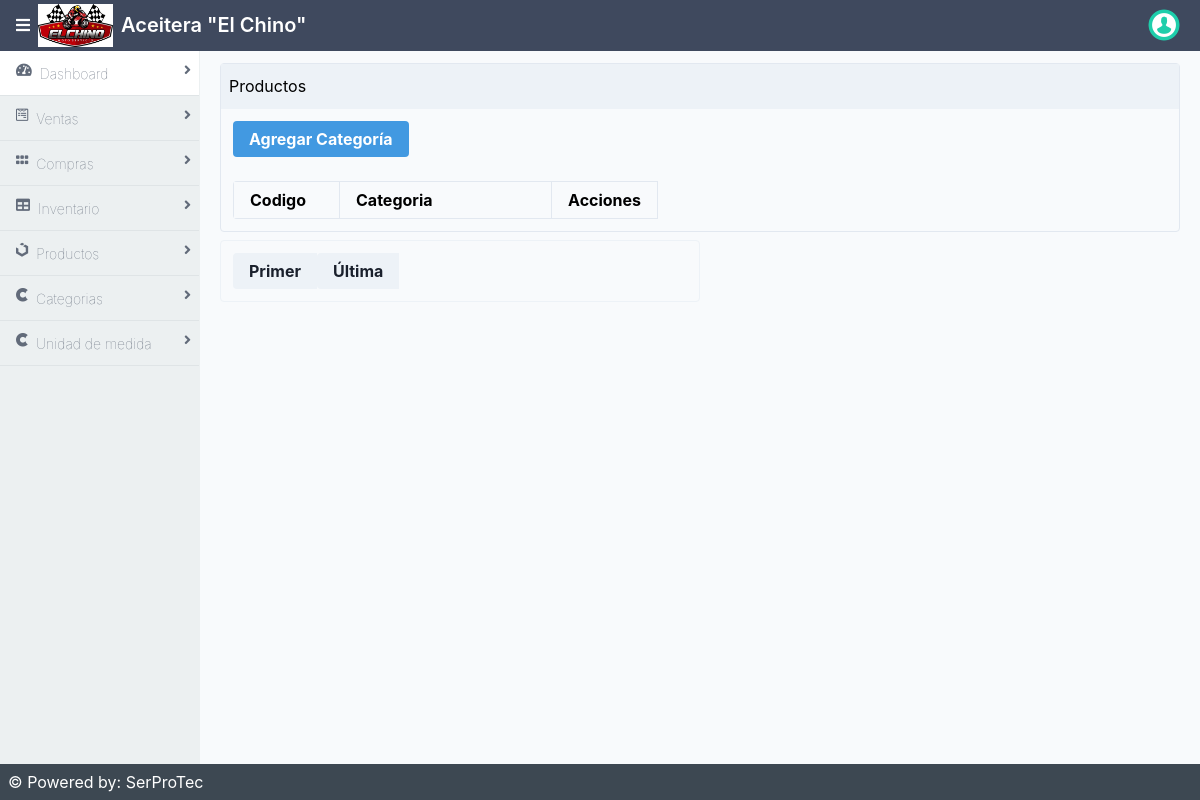
The app's page /sistema/vistaCategorias.php, older data.
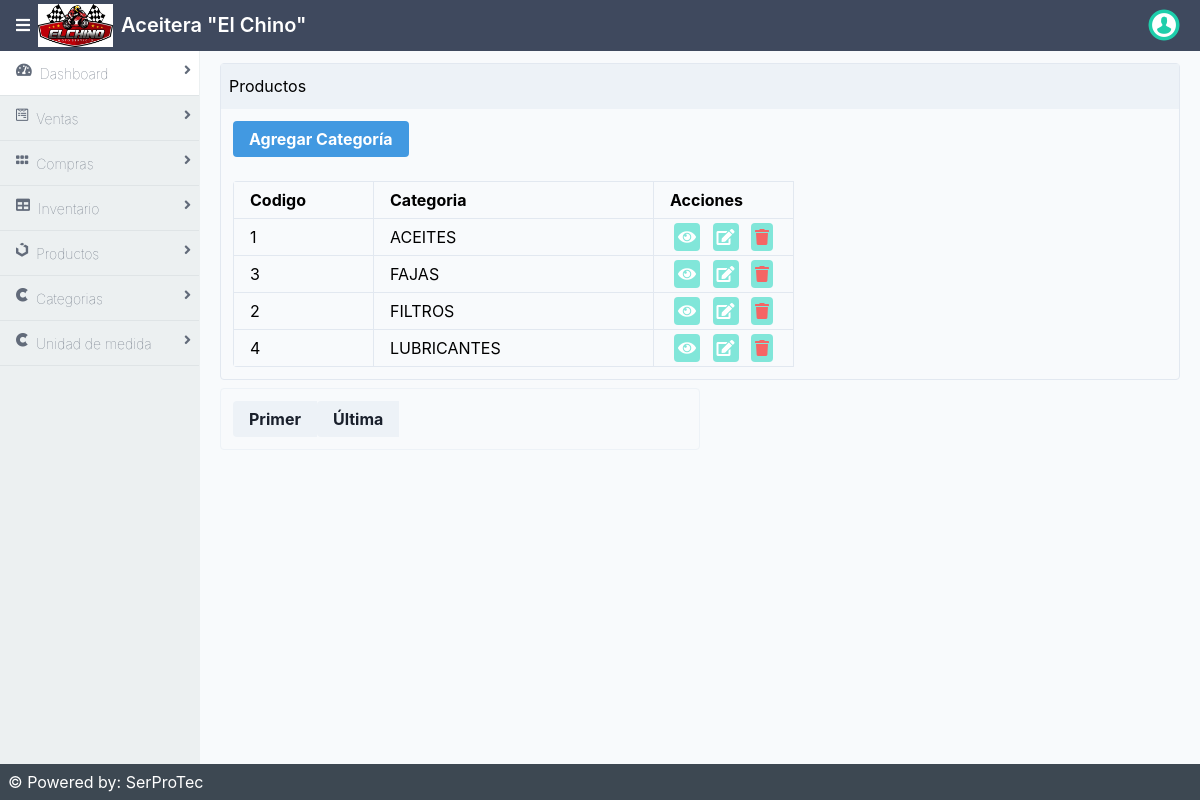
The same page, newer data.
### tables this page shows
CREATE TABLE `CATEGORIAS` (
  `ID_CATEGORIA` int(11) NOT NULL,
  `CATEGORIA` varchar(50) NOT NULL,
  `ESTATUS` int(11) NOT NULL DEFAULT 1
);

### sistema/vistaCategorias.php (the view, shortened to what the changed rows need)
<?php
include "../conexion.php";
?>
<!DOCTYPE html>
<html lang="en">
<head>
    <?php
    include '../includes/includes.php';
    ?>
</head>
<body>
    <div class="mx-auto bg-grey-lightest">
        <div class="min-h-screen flex flex-col">
            <?php
            include '../includes/header.php';
            ?>
            <div class="flex flex-1">
                <main class="bg-white-500 flex-1 p-3 overflow-hidden">
                    <div class="flex flex-col">
                        <div class="flex flex-1  flex-col md:flex-row lg:flex-row mx-2">
                            <div class="mb-2 border-solid border-gray-300 rounded border shadow-sm w-full">
                                <div class="p-3">
                                    <table class="table-responsive w-full rounded">
                                        <thead>
                                            <tr>
                                                <th class="border w-1/8 px-4 py-2">Codigo</th>
                                                <th class="border w-1/2 px-4 py-2">Categoria</th>
                                                <th class="border w-1/4 px-4 py-2">Acciones</th>
                                            </tr>
                                        </thead>
                                        <?php
                                        $reg_pagina = 5;
                                        if (empty($_GET['pagina'])) {
                                            $pagina = 1;
                                        } else {
                                            $pagina = $_GET['pagina'];
                                        }
                                        $desde = ($pagina - 1) * $reg_pagina;
                                        $consulta_productos = mysqli_query($conection, "SELECT * FROM `CATEGORIAS` WHERE ESTATUS = '1'
                                                                                        ORDER BY CATEGORIA LIMIT $desde,$reg_pagina;");
                                        $resultado = mysqli_num_rows($consulta_productos);
                                        if ($resultado > 0) {
                                            while ($datos_obtenidos = mysqli_fetch_array($consulta_productos)) {
                                        ?>
                                                <tbody>
                                                    <tr>
                                                        <td class="border px-4 py-2"><?php echo $datos_obtenidos['ID_CATEGORIA']; ?></td>
                                                        <td class="border px-4 py-2"><?php echo $datos_obtenidos['CATEGORIA']; ?></td>
                                                        <td class="border px-4 py-2">
                                                            <a class="bg-teal-300 cursor-pointer rounded p-1 mx-1 text-white">
                                                                <i class="fas fa-eye"></i></a>
                                                            <a class="bg-teal-300 cursor-pointer rounded p-1 mx-1 text-white">
                                                                <i class="fas fa-edit"></i></a>
                                                            <a class="bg-teal-300 cursor-pointer rounded p-1 mx-1 text-red-500">
                                                                <i class="fas fa-trash"></i>
                                                            </a>
                                                        </td>
                                                    </tr>
                                            <?php
                                            }
                                        }
                                            ?>
                                                </tbody>
                                    </table>
                                </div>
                            </div>
                        </div>
                    </div>
                </main>
            </div>
        </div>
    </div>
</body>
</html>

Row changes from the older to the newer data that the page shows:
added categorias: ID_CATEGORIA "1", CATEGORIA "ACEITES"
added categorias: ID_CATEGORIA "3", CATEGORIA "FAJAS"
added categorias: ID_CATEGORIA "2", CATEGORIA "FILTROS"
added categorias: ID_CATEGORIA "4", CATEGORIA "LUBRICANTES"
